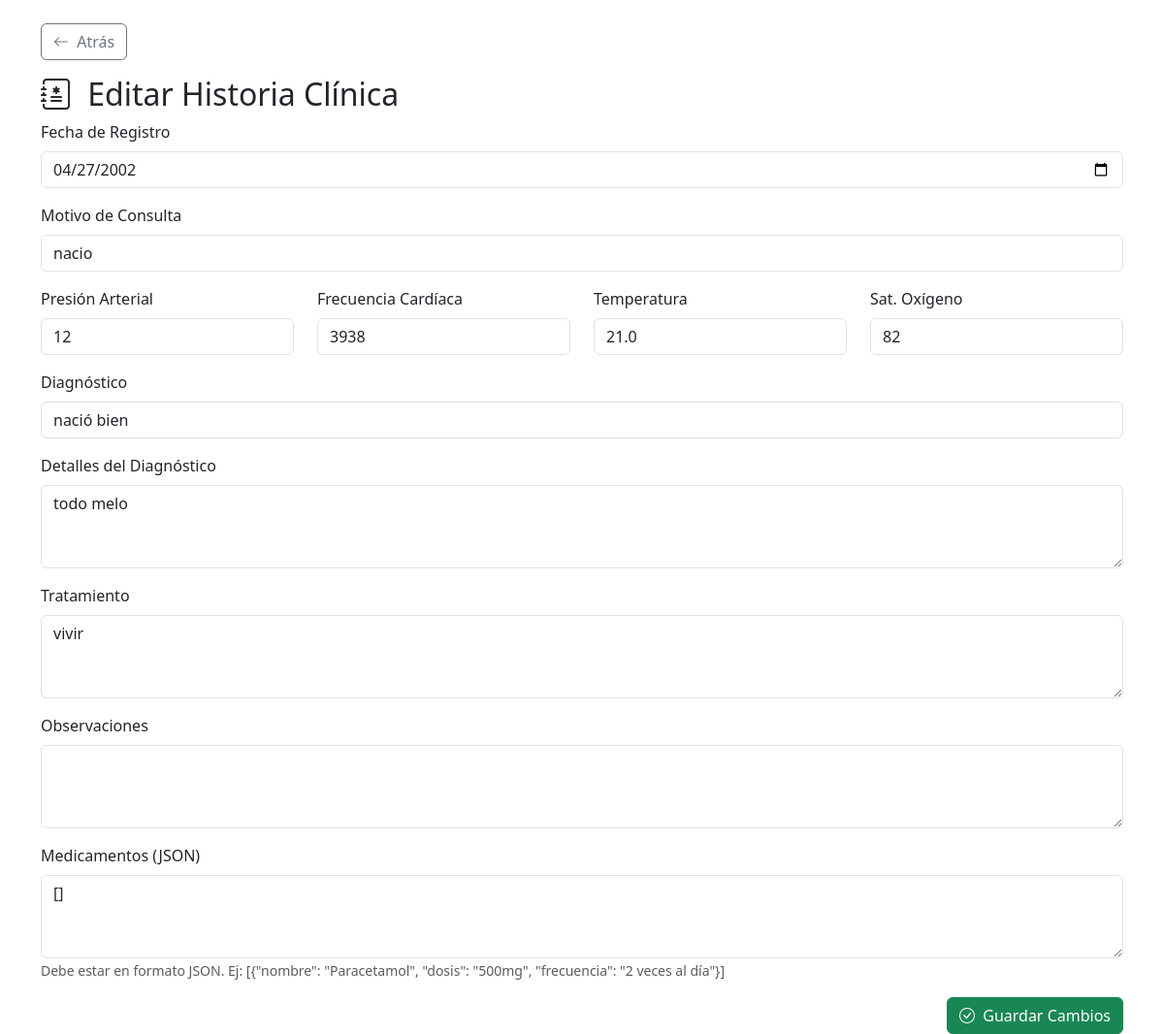
/patients/1/historial/2/edit, run on the app's committed database.
### eh_app/models/historia_clinica.py (models this page shows)
class HistoriaClinica(db.Model):
    __tablename__ = 'historias_clinicas'
    id = db.Column(db.Integer, primary_key=True)
    patient_id = db.Column(db.Integer, db.ForeignKey('pacientes.id'), nullable=False)
    record_date = db.Column(db.Date, default=datetime.utcnow)
    reason = db.Column(db.String, nullable=False)
    blood_pressure = db.Column(db.String)
    heart_rate = db.Column(db.Integer)
    temperature = db.Column(db.Float)
    oxygen_saturation = db.Column(db.Integer)
    diagnosis = db.Column(db.String, nullable=False)
    diagnosis_details = db.Column(db.Text)
    treatment = db.Column(db.Text)
    medications = db.Column(JSON, nullable=True)  # Lista de objetos con nombre y dosis
    observations = db.Column(db.Text)
    paciente = db.relationship('Paciente', backref='historias_clinicas', lazy=True)

### eh_app/routes/auth.py (the view, shortened to what this page needs)
@auth_bp.route('/patients/<int:patient_id>/historial/<int:historia_id>/edit', methods=['GET', 'POST'])
def edit_historial_clinico(patient_id, historia_id):
    paciente = Paciente.query.get_or_404(patient_id)
    historia = HistoriaClinica.query.get_or_404(historia_id)
    return render_template('edit_historial.html', paciente=paciente, historia=historia)

### eh_app/templates/edit_historial.html (shortened to what this page needs)
<!DOCTYPE html>
<html lang="es">
<head>
  <link href="https://cdn.jsdelivr.net/npm/bootstrap@5.3.2/dist/css/bootstrap.min.css" rel="stylesheet" />
  <link href="https://cdn.jsdelivr.net/npm/bootstrap-icons@1.10.5/font/bootstrap-icons.css" rel="stylesheet" />
</head>
<body>
<div class="container mt-4">
  <a href="{{ url_for('auth.view_historial_clinico', patient_id=paciente.id) }}" class="btn btn-outline-secondary mb-3">
    <i class="bi bi-arrow-left me-1"></i> Atrás
  </a>
  <h2><i class="bi bi-journal-medical me-2"></i> Editar Historia Clínica</h2>
  <form method="POST">
    <div class="mb-3">
      <label for="record_date" class="form-label">Fecha de Registro</label>
      <input type="date" id="record_date" name="record_date" class="form-control" value="{{ historia.record_date.strftime('%Y-%m-%d') }}">
    </div>
    <div class="mb-3">
      <label for="reason" class="form-label">Motivo de Consulta</label>
      <input type="text" id="reason" name="reason" class="form-control" value="{{ historia.reason }}">
    </div>
    <div class="row">
      <div class="col-md-3 mb-3">
        <label for="blood_pressure" class="form-label">Presión Arterial</label>
        <input type="text" id="blood_pressure" name="blood_pressure" class="form-control" value="{{ historia.blood_pressure }}">
      </div>
      <div class="col-md-3 mb-3">
        <label for="heart_rate" class="form-label">Frecuencia Cardíaca</label>
        <input type="text" id="heart_rate" name="heart_rate" class="form-control" value="{{ historia.heart_rate }}">
      </div>
      <div class="col-md-3 mb-3">
        <label for="temperature" class="form-label">Temperatura</label>
        <input type="text" id="temperature" name="temperature" class="form-control" value="{{ historia.temperature }}">
      </div>
      <div class="col-md-3 mb-3">
        <label for="oxygen_saturation" class="form-label">Sat. Oxígeno</label>
        <input type="text" id="oxygen_saturation" name="oxygen_saturation" class="form-control" value="{{ historia.oxygen_saturation }}">
      </div>
    </div>
    <div class="mb-3">
      <label for="diagnosis" class="form-label">Diagnóstico</label>
      <input type="text" id="diagnosis" name="diagnosis" class="form-control" value="{{ historia.diagnosis }}">
    </div>
    <div class="mb-3">
      <label for="diagnosis_details" class="form-label">Detalles del Diagnóstico</label>
      <textarea id="diagnosis_details" name="diagnosis_details" class="form-control" rows="3">{{ historia.diagnosis_details }}</textarea>
    </div>
    <div class="mb-3">
      <label for="treatment" class="form-label">Tratamiento</label>
      <textarea id="treatment" name="treatment" class="form-control" rows="3">{{ historia.treatment }}</textarea>
    </div>
    <div class="mb-3">
      <label for="observations" class="form-label">Observaciones</label>
      <textarea id="observations" name="observations" class="form-control" rows="3">{{ historia.observations }}</textarea>
    </div>
    <div class="mb-3">
      <label class="form-label">Medicamentos (JSON)</label>
      <textarea name="medications_json" id="medications_json" class="form-control" rows="3">{{ historia.medications | tojson }}</textarea>
      <small class="text-muted">Debe estar en formato JSON. Ej: [{"nombre": "Paracetamol", "dosis": "500mg", "frecuencia": "2 veces al día"}]</small>
    </div>
    <div class="d-flex justify-content-end">
      <button type="submit" class="btn btn-success">
        <i class="bi bi-check-circle me-1"></i> Guardar Cambios
      </button>
    </div>
  </form>
</div>
</body>
</html>

### data on the page
HistoriaClinica: record_date "04/27/2002", reason "nacio", blood_pressure "12", heart_rate "3938", temperature "21.0", oxygen_saturation "82", diagnosis "nació bien", diagnosis_details "todo melo", treatment "vivir", medications_json "[]"
